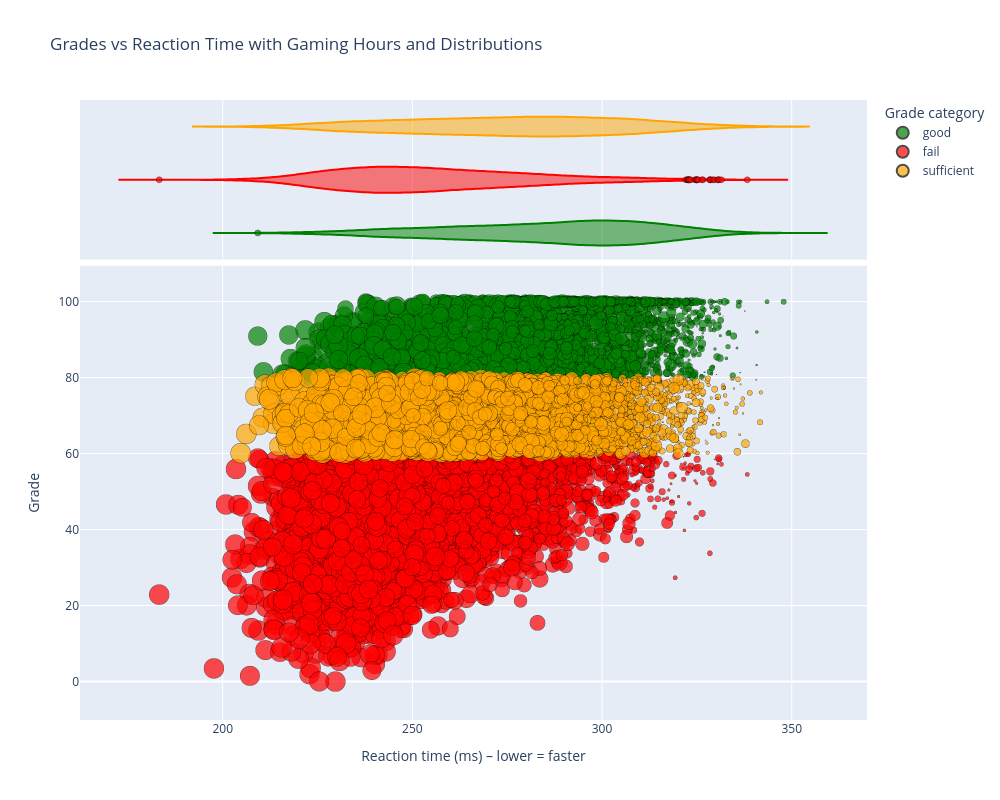

The cell this chart's notebook holds for it:
### Code cell
# Ensure we only use realistic grades
df_filtered = df[df["grades"] <= 100].copy()

fig = px.scatter(
    df_filtered,
    x="reaction_time_ms",
    y="grades",
    color="grade_category",       # color by grade category
    size="gaming_hours",          # larger bubbles = more gaming hours
    hover_data=[
        "gaming_hours",
        "study_hours",
        "reaction_time_ms",
        "grades",
        "grade_category",
    ],
    labels={
        "reaction_time_ms": "Reaction time (ms) ",
        "grades": "Grade ",
        "gaming_hours": "Gaming hours/week ",
        "grade_category": "Grade category ",
        "study_hours": "Study hours/week ",
    },
    color_discrete_map={
        "fail": "red",
        "sufficient": "orange",
        "good": "green",
    },
    marginal_x="violin",
    title="Grades vs Reaction Time with Gaming Hours and Distributions",
    width=1000,
    height=800,
)

# Make points readable
fig.update_traces(marker=dict(opacity=0.7, line=dict(width=0.5, color="black")))

# Improve axis labels
fig.update_layout(
    xaxis_title="Reaction time (ms) – lower = faster",
    yaxis_title="Grade",
    legend_title_text="Grade category",
)

fig.show()

### Figure 1 — Plotly figure (JSON) as saved in the notebook; plotly's stock layout.template omitted (floating-point values rounded to 4 significant figures; data arrays with more than 128 entries replaced by an {"elided": "..."} marker saying what was removed)
{"data": [{"customdata": {"elided": "2317x3 mixed values"}, "hovertemplate": "Grade category =%{customdata[2]}<br>Reaction time (ms) =%{x}<br>Grade =%{y}<br>Gaming hours/week =%{customdata[0]}<br>Study hours/week =%{customdata[1]}<extra></extra>", "legendgroup": "good", "marker": {"color": "green", "line": {"color": "black", "width": 0.5}, "opacity": 0.7, "size": {"elided": "2317 float values"}, "sizemode": "area", "sizeref": 0.02, "symbol": "circle"}, "mode": "markers", "name": "good", "showlegend": true, "type": "scattergl", "x": {"elided": "2317 float values"}, "xaxis": "x", "y": {"elided": "2317 float values"}, "yaxis": "y"}, {"alignmentgroup": "True", "customdata": {"elided": "2317x3 mixed values"}, "hovertemplate": "Grade category =%{customdata[2]}<br>Reaction time (ms) =%{x}<br>Gaming hours/week =%{customdata[0]}<br>Study hours/week =%{customdata[1]}<extra></extra>", "legendgroup": "good", "marker": {"color": "green", "line": {"color": "black", "width": 0.5}, "opacity": 0.7, "symbol": "circle"}, "name": "good", "offsetgroup": "good", "scalegroup": "x", "showlegend": false, "type": "violin", "x": {"elided": "2317 float values"}, "xaxis": "x2", "yaxis": "y2"}, {"customdata": {"elided": "3131x3 mixed values"}, "hovertemplate": "Grade category =%{customdata[2]}<br>Reaction time (ms) =%{x}<br>Grade =%{y}<br>Gaming hours/week =%{customdata[0]}<br>Study hours/week =%{customdata[1]}<extra></extra>", "legendgroup": "fail", "marker": {"color": "red", "line": {"color": "black", "width": 0.5}, "opacity": 0.7, "size": {"elided": "3131 float values"}, "sizemode": "area", "sizeref": 0.02, "symbol": "circle"}, "mode": "markers", "name": "fail", "showlegend": true, "type": "scattergl", "x": {"elided": "3131 float values"}, "xaxis": "x", "y": {"elided": "3131 float values"}, "yaxis": "y"}, {"alignmentgroup": "True", "customdata": {"elided": "3131x3 mixed values"}, "hovertemplate": "Grade category =%{customdata[2]}<br>Reaction time (ms) =%{x}<br>Gaming hours/week =%{customdata[0]}<br>Study hours/week =%{customdata[1]}<extra></extra>", "legendgroup": "fail", "marker": {"color": "red", "line": {"color": "black", "width": 0.5}, "opacity": 0.7, "symbol": "circle"}, "name": "fail", "offsetgroup": "fail", "scalegroup": "x", "showlegend": false, "type": "violin", "x": {"elided": "3131 float values"}, "xaxis": "x2", "yaxis": "y2"}, {"customdata": {"elided": "2418x3 mixed values"}, "hovertemplate": "Grade category =%{customdata[2]}<br>Reaction time (ms) =%{x}<br>Grade =%{y}<br>Gaming hours/week =%{customdata[0]}<br>Study hours/week =%{customdata[1]}<extra></extra>", "legendgroup": "sufficient", "marker": {"color": "orange", "line": {"color": "black", "width": 0.5}, "opacity": 0.7, "size": {"elided": "2418 float values"}, "sizemode": "area", "sizeref": 0.02, "symbol": "circle"}, "mode": "markers", "name": "sufficient", "showlegend": true, "type": "scattergl", "x": {"elided": "2418 float values"}, "xaxis": "x", "y": {"elided": "2418 float values"}, "yaxis": "y"}, {"alignmentgroup": "True", "customdata": {"elided": "2418x3 mixed values"}, "hovertemplate": "Grade category =%{customdata[2]}<br>Reaction time (ms) =%{x}<br>Gaming hours/week =%{customdata[0]}<br>Study hours/week =%{customdata[1]}<extra></extra>", "legendgroup": "sufficient", "marker": {"color": "orange", "line": {"color": "black", "width": 0.5}, "opacity": 0.7, "symbol": "circle"}, "name": "sufficient", "offsetgroup": "sufficient", "scalegroup": "x", "showlegend": false, "type": "violin", "x": {"elided": "2418 float values"}, "xaxis": "x2", "yaxis": "y2"}], "layout": {"height": 800, "legend": {"itemsizing": "constant", "title": {"text": "Grade category"}, "tracegroupgap": 0}, "title": {"text": "Grades vs Reaction Time with Gaming Hours and Distributions"}, "width": 1000, "xaxis": {"anchor": "y", "domain": [0, 1], "title": {"text": "Reaction time (ms) – lower = faster"}}, "xaxis2": {"anchor": "y2", "domain": [0, 1], "matches": "x", "showgrid": true, "showticklabels": false}, "yaxis": {"anchor": "x", "domain": [0, 0.7326], "title": {"text": "Grade"}}, "yaxis2": {"anchor": "x2", "domain": [0.7426, 1], "matches": "y2", "showgrid": false, "showline": false, "showticklabels": false, "ticks": ""}}}
